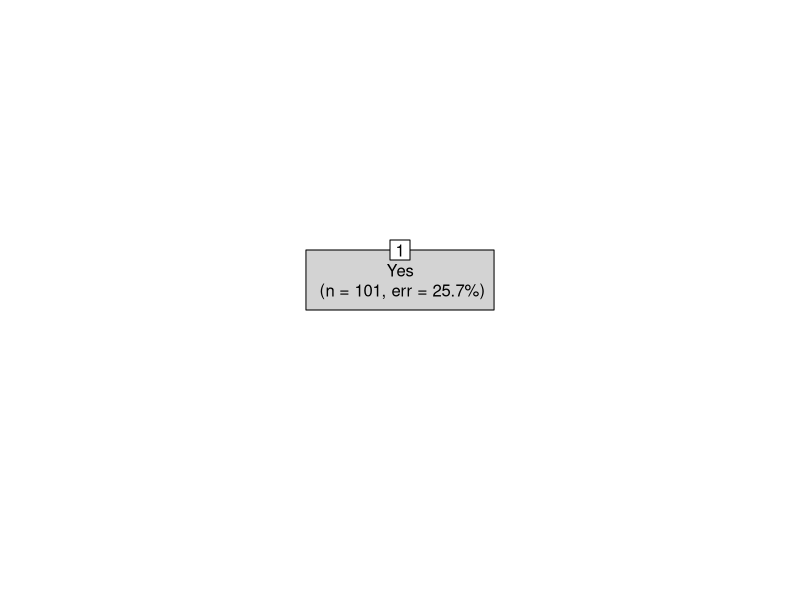
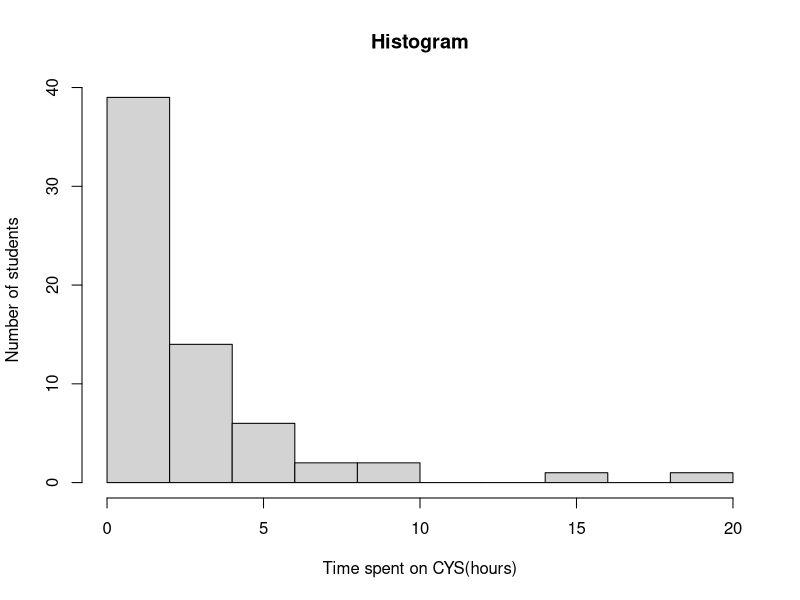
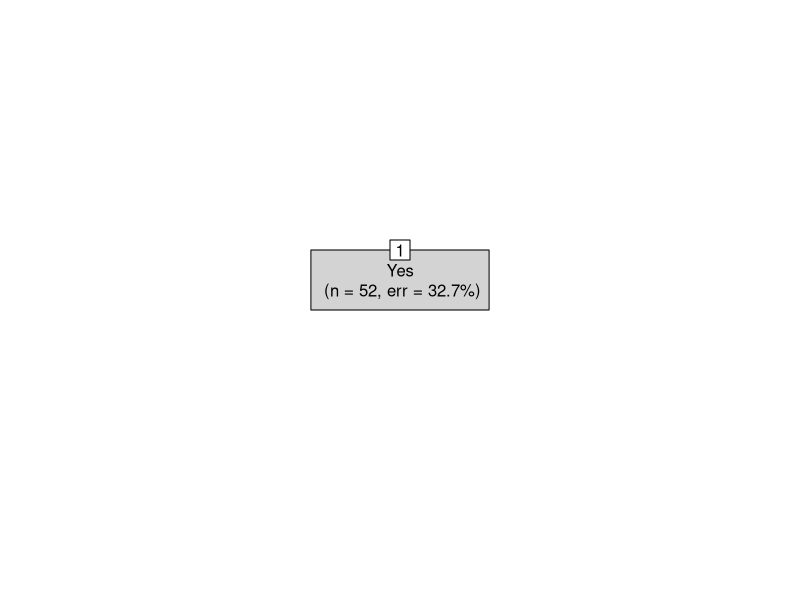

Write R code to recreate these figures, in order.
## ---- chunk 1
knitr::opts_chunk$set(echo = TRUE)
## ---- chunk 2
library(ggplot2)
library(gridExtra)
library(ggfortify)
library(leaps)
library(MASS)
library(ggplot2)
## ---- chunk 3
Q2 = read.csv("Q_2.csv")
## ---- chunk 4
Q2_1 = Q2[,c("A2a","A2b","A2c","A2d","A2e","A2f")]
summary(Q2_1)
gameper=apply(Q2_1[,c(1:6)],2,mean)
gameper[6]=mean(Q2_1$A2f,na.rm=TRUE)
print(gameper)
## ---- chunk 5
Q2_7=Q2[,c("A1a","A1b","A1c","A1d","A2a","A2b","A2c","A2d","A2e","A2f","A7a")]
Q2_7[is.na(Q2_7)]=0
Q2_7[,'A1']=Q2_7[,'A1a']*0+Q2_7[,'A1b']*1+Q2_7[,'A1c']*2+Q2_7[,'A1d']*3
Q2_7$A2a=factor(Q2_7$A2a,levels=c(0,1),labels=c("No","Yes"))
Q2_7$A2b=factor(Q2_7$A2b,levels=c(0,1),labels=c("No","Yes"))
Q2_7$A2c=factor(Q2_7$A2c,levels=c(0,1),labels=c("No","Yes"))
Q2_7$A2d=factor(Q2_7$A2d,levels=c(0,1),labels=c("No","Yes"))
Q2_7$A2e=factor(Q2_7$A2e,levels=c(0,1),labels=c("No","Yes"))
Q2_7$A2f=factor(Q2_7$A2f,levels=c(0,1),labels=c("No","Yes"))
Q2_7$A7=factor(Q2_7$A7,levels=c(0,1),labels=c("No","Yes"))
Q2_7$A1=factor(Q2_7$A1,levels=c(0,1,2,3),labels=c("once","less_5","5to10","more_10"))

Q2_7=Q2_7[,c(5:10,12,13)]
colnames(Q2_7)=c("Pendu","Audiowords","Check_your_motus","QCM","Check_your_taboo","Flashcards","frequency","Achieved")
summary(Q2_7)
## ---- chunk 6
set.seed(33) # initialisation du générateur
# Extraction des échantillons
test.ratio=.2   # part de l'échantillon test
npop=nrow(Q2_7) # nombre de lignes dans les données
nvar=ncol(Q2_7) # nombre de colonnes
# taille de l'échantillon test
ntest=ceiling(npop*test.ratio) 
# indices de l'échantillon test
testi=sample(1:npop,ntest)
# indices de l'échantillon d'apprentissage
appri=setdiff(1:npop,testi)
## ---- chunk 7

# construction de l'échantillon d'apprentissage
datappq=Q2_7[appri,]
# construction de l'échantillon test 
datestq=Q2_7[testi,] 
summary(datappq) # vérification
## ---- chunk 8
library(rpart)
library(partykit)
tree.q7=rpart(Achieved~.,data=datappq,cp=0.0001)
xmat7=xpred.rpart(tree.q7)
xerr7=(xmat7!=as.numeric(datappq[,"Achieved"]))^2
CVerr7=apply(xerr7,2,sum)
CVerr7
## ---- chunk 9
tree.dis7=rpart(Achieved~.,data=datappq,
                control=rpart.control(cp=as.numeric(attributes(which.min(CVerr7))$names)))
plot(as.party(tree.dis7), type="simple")
## ---- chunk 10
Q2_7t=Q2_7
Q2_7t[,"X1B"]=Q2[,"X1B"]

Q2_7t=Q2_7t[-which(is.na(Q2_7t$X1B)),]
colnames(Q2_7t)=c("Pendu","Audiowords","Check_your_motus","QCM","Check_your_taboo","Flashcards","frequency","achieved","Time_CYS")
summary(Q2_7t)
## ---- chunk 11
set.seed(340) # initialisation du générateur
# Extraction des échantillons
test.ratio=.2   # part de l'échantillon test
npop=nrow(Q2_7t) # nombre de lignes dans les données
nvar=ncol(Q2_7t) # nombre de colonnes
# taille de l'échantillon test
ntest=ceiling(npop*test.ratio) 
# indices de l'échantillon test
testi=sample(1:npop,ntest)
# indices de l'échantillon d'apprentissage
appri=setdiff(1:npop,testi)
## ---- chunk 12

# construction de l'échantillon d'apprentissage
datappq=Q2_7t[appri,]
# construction de l'échantillon test 
datestq=Q2_7t[testi,] 
summary(datappq) # vérification
## ---- chunk 13
mean(Q2_7t$Time_CYS)
hist(Q2_7t$Time_CYS,xlab="Time spent on CYS(hours)",ylab="Number of students",main="Histogram")
## ---- chunk 14
tree.q7t=rpart(achieved~.,data=datappq,cp=0.0001)
xmat7t=xpred.rpart(tree.q7t)
xerr7t=(xmat7t!=as.numeric(datappq[,"achieved"]))^2
CVerr7t=apply(xerr7t,2,sum)
CVerr7t
## ---- chunk 15
tree.dis7t=rpart(achieved~.,data=datappq,
                control=rpart.control(cp=as.numeric(attributes(which.min(CVerr7t))$names)))
plot(as.party(tree.dis7t), type="simple")
## ---- chunk 16
# Calcul des prévisions
pred.treeq7t=predict(tree.dis7t,newdata=datestq,type="class") 
# Erreur quadratique moyenne de prévision en régression
sum((as.numeric(pred.treeq7t)!=as.numeric(datestq[,"achieved"])))/nrow(datestq)
## ---- chunk 17
table(pred.treeq7t,datestq[,"achieved"])
